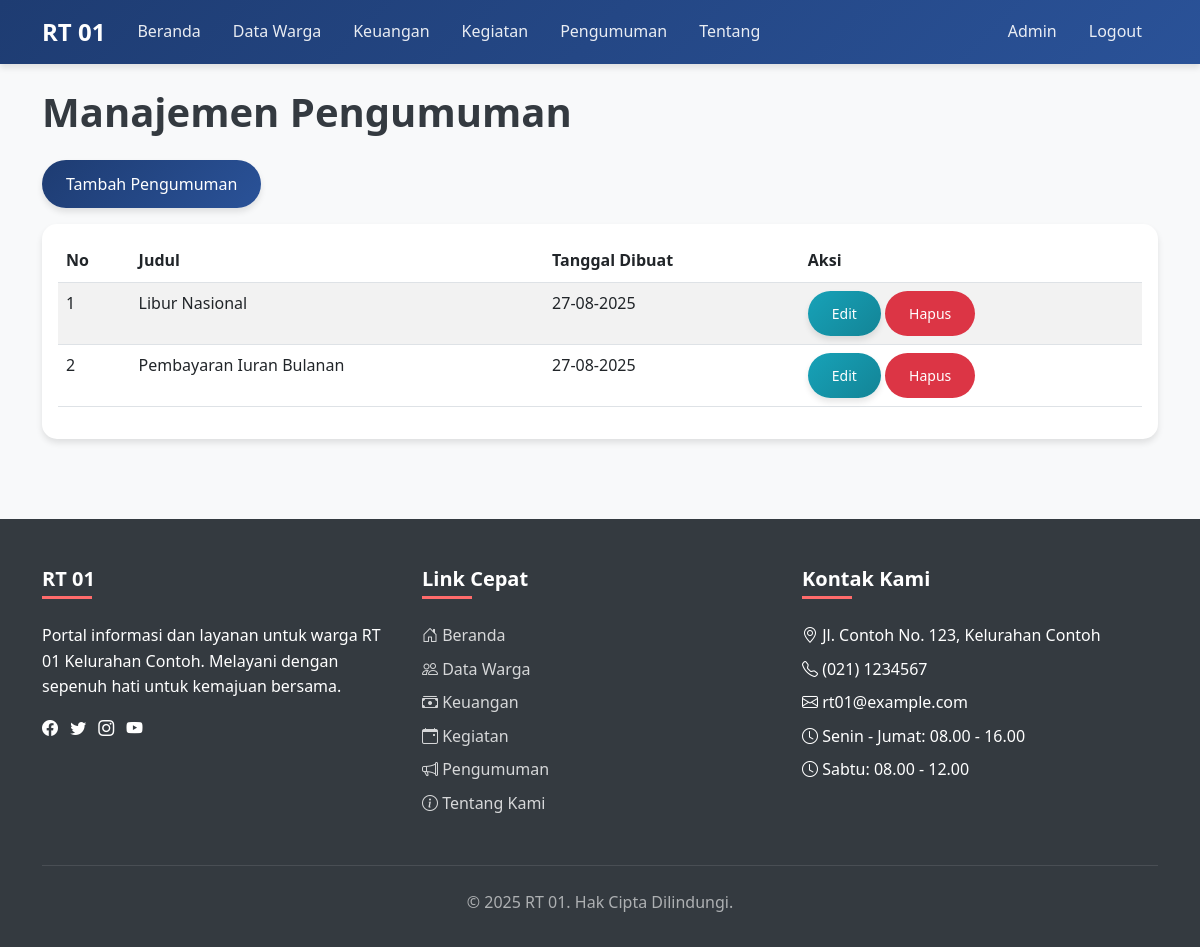
/public_html/admin/announcements.php (signed in), run on the app's committed database.
### tables this page shows
CREATE TABLE announcements (
    id INT(11) PRIMARY KEY AUTO_INCREMENT,
    title VARCHAR(100) NOT NULL,
    content TEXT NOT NULL,
    created_at TIMESTAMP DEFAULT CURRENT_TIMESTAMP
);

### public_html/includes/functions.php (called while the page is built, shortened)
<?php
require_once __DIR__ . '/../config/database.php';
function fetchAll($query, $params = []) {
    global $pdo;
    try {
        $stmt = $pdo->prepare($query);
        $stmt->execute($params);
        return $stmt->fetchAll(PDO::FETCH_ASSOC);
    } catch (PDOException $e) {
        die("Query failed: " . $e->getMessage());
    }
}
function formatDate($date) {
    return date('d-m-Y', strtotime($date));
}
?>

### public_html/admin/announcements.php (the view, shortened to what this page needs)
<?php
require_once '../includes/header.php';
require_once '../includes/navbar.php';
require_once '../includes/functions.php';
$announcements = fetchAll("SELECT * FROM announcements ORDER BY created_at DESC");
?>
<div class="container mt-4">
    <h1 class="mb-4">Manajemen Pengumuman</h1>
    <div class="d-flex justify-content-between mb-3">
        <a href="add_announcement.php" class="btn btn-primary">Tambah Pengumuman</a>
    </div>
    <div class="card">
        <div class="card-body">
            <?php if (count($announcements) > 0): ?>
                <div class="table-responsive">
                    <table class="table table-striped table-hover">
                        <thead>
                            <tr>
                                <th>No</th>
                                <th>Judul</th>
                                <th>Tanggal Dibuat</th>
                                <th>Aksi</th>
                            </tr>
                        </thead>
                        <tbody>
                            <?php $no = 1; ?>
                            <?php foreach ($announcements as $announcement): ?>
                                <tr>
                                    <td><?php echo $no++; ?></td>
                                    <td><?php echo $announcement['title']; ?></td>
                                    <td><?php echo formatDate($announcement['created_at']); ?></td>
                                    <td>
                                        <a href="edit_announcement.php?id=<?php echo $announcement['id']; ?>" class="btn btn-sm btn-info">Edit</a>
                                        <a href="../process/delete_announcement.php?id=<?php echo $announcement['id']; ?>" class="btn btn-sm btn-danger" onclick="return confirm('Apakah Anda yakin ingin menghapus data ini?')">Hapus</a>
                                    </td>
                                </tr>
                            <?php endforeach; ?>
                        </tbody>
                    </table>
                </div>
            <?php else: ?>
                <div class="alert alert-info">Belum ada pengumuman.</div>
            <?php endif; ?>
        </div>
    </div>
</div>
<?php require_once '../includes/footer.php'; ?>

### assets/css/style.css (style rules this page uses)
body { font-family: 'Segoe UI', Tahoma, Geneva, Verdana, sans-serif; background-color: #f8f9fa; color: #343a40; line-height: 1.6; }
h1, h2, h3, h4, h5, h6 { font-weight: 600; margin-bottom: 1rem; }
a { text-decoration: none; color: #1e3c72; transition: all 0.3s ease; }
.btn { padding: 0.75rem 1.5rem; border-radius: 50px; font-weight: 500; transition: all 0.3s ease; border: none; cursor: pointer; }
.btn-primary { background: linear-gradient(135deg, #1e3c72, #2a5298); color: white; box-shadow: 0 4px 6px rgba(0, 0, 0, 0.1); }
.btn-info { background: linear-gradient(135deg, #17a2b8, #138496); color: white; box-shadow: 0 4px 6px rgba(0, 0, 0, 0.1); }
.card { border: none; border-radius: 15px; box-shadow: 0 4px 6px rgba(0, 0, 0, 0.1); transition: all 0.3s ease; margin-bottom: 1.5rem; }

### data on the page
announcements: title "Libur Nasional", created_at "27-08-2025"
announcements: title "Pembayaran Iuran Bulanan", created_at "27-08-2025"
